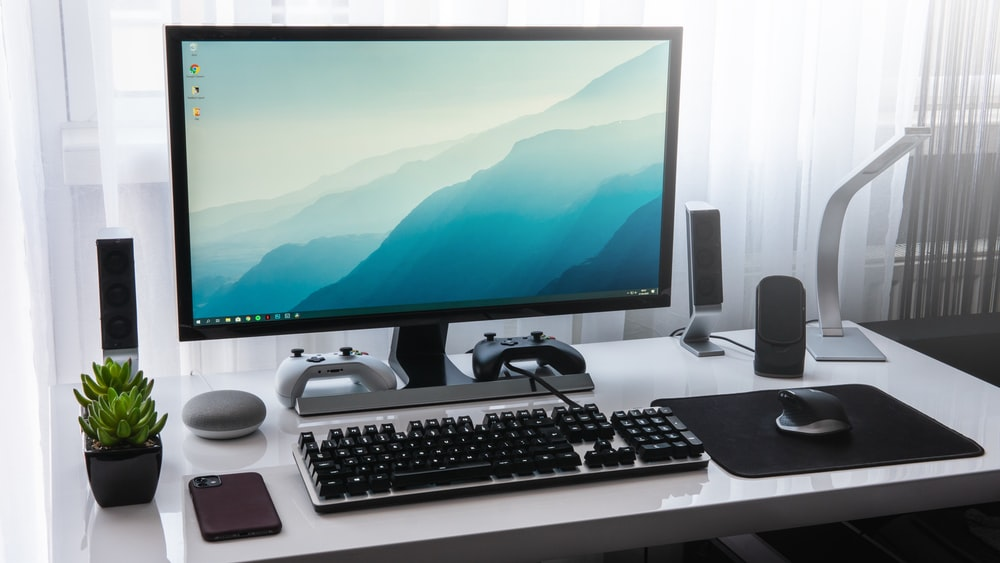
#> input picture Reema Jaleel/Data Science/f.jpeg, 1000 x 563 px
$ jupyter execute 'Exercise 5.ipynb'   (shell and % lines are left out)
#> lines starting #> are read from the running program, lines starting #| are printed output that depends on the picture
[cell 1]
#Matrix Transformation
# 1) Rotation

from PIL import Image
import numpy as np
from scipy import ndimage
from matplotlib import pyplot as plt

a=Image.open('f.jpeg')
#> a is the input picture: PIL image 1000x563 RGB; mean R, G, B 141.6, 153.7, 156.9
b=np.array(a)
c=ndimage.rotate(b,45,cval=110)
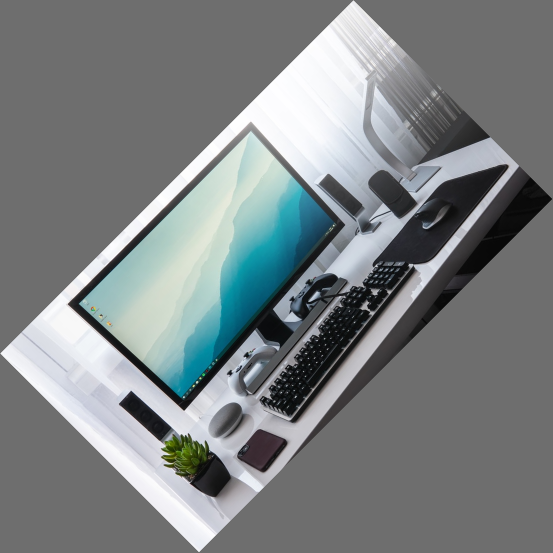
#> c: shape (1105, 1105, 3) (shown at 1/2 size); mean R, G, B 124.5, 130.1, 131.6
d=Image.fromarray(c)
d.save('image1.jpg')
plt.imshow(d)

[cell 2]
# 2) Scaling

from PIL import Image
import numpy as np
from scipy import ndimage
from matplotlib import pyplot as plt

a=Image.open('f.jpeg')
b=np.array(a)
c=ndimage.zoom(b,(.5,1,1))
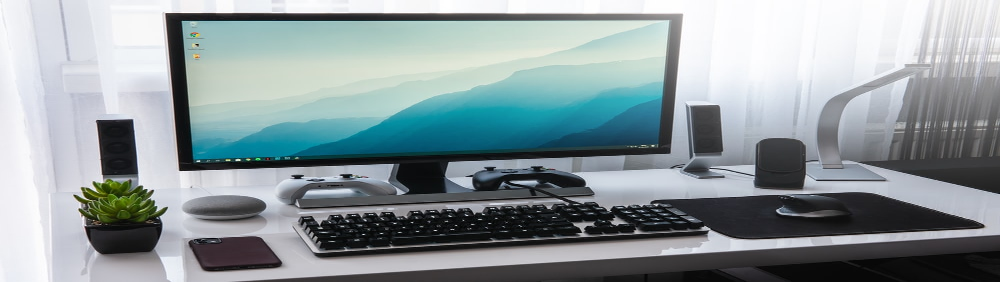
#> c: shape (282, 1000, 3); mean R, G, B 141.6, 153.6, 156.9
d=Image.fromarray(c)
d.save('image2.jpg')
plt.imshow(d)

[cell 3]
# 3) Shearing
#Shear x on y

from PIL import Image
import numpy as np
from scipy import ndimage
from matplotlib import pyplot as plt

a=Image.open('f.jpeg')
b=np.array(a)
h,w,c=b.shape
#> h = 563; w = 1000; c = 3
d=np.array([[1,0,0],[.5,1,0],[0,0,1]])
e=ndimage.affine_transform(b,d)
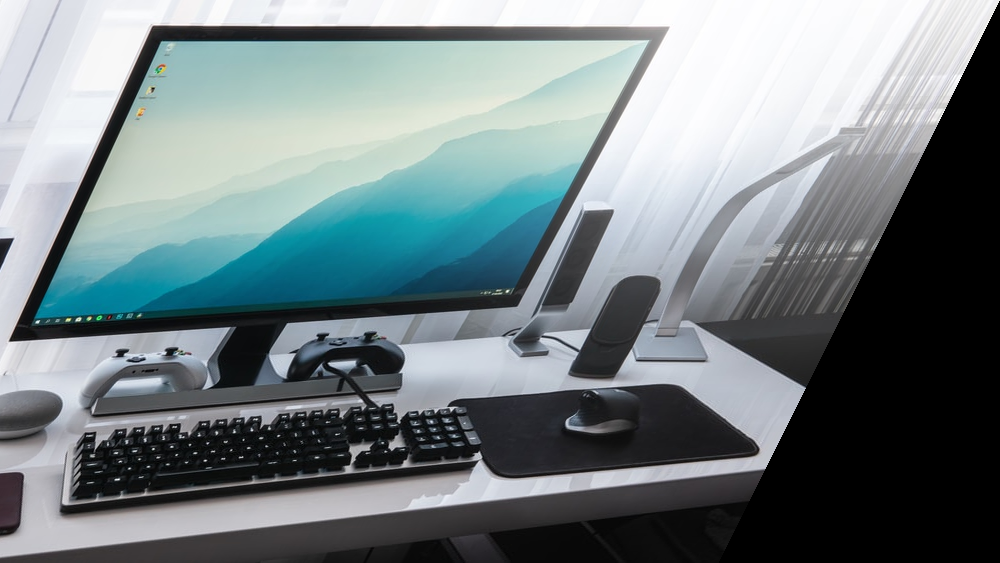
#> e: shape (563, 1000, 3); mean R, G, B 116.9, 128.8, 131.8
f=Image.fromarray(e)
f.save('image3.jpg')
plt.imshow(f)

[cell 4]
# 3) Shearing
#Shear y on x

from PIL import Image
import numpy as np
from scipy import ndimage
from matplotlib import pyplot as plt

a=Image.open('f.jpeg')
b=np.array(a)
h,w,c=b.shape
d=np.array([[1,.5,0],[0,1,0],[0,0,1]])
e=ndimage.affine_transform(b,d)
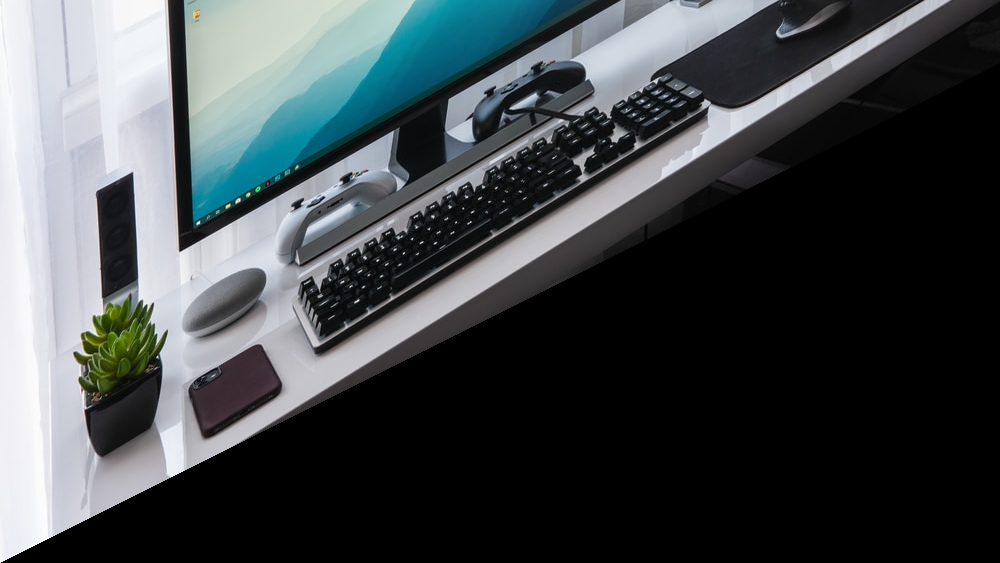
#> e: shape (563, 1000, 3); mean R, G, B 67.3, 73, 75.4
f=Image.fromarray(e)
f.save('image4.jpg')
plt.imshow(f)

[cell 5]
# 3) Shearing
#Shear y on x and x on y


from PIL import Image
import numpy as np
from scipy import ndimage
from matplotlib import pyplot as plt

a=Image.open('f.jpeg')
b=np.array(a)
h,w,c=b.shape
d=np.array([[1,.5,0],[.5,1,0],[0,0,1]])
e=ndimage.affine_transform(b,d)
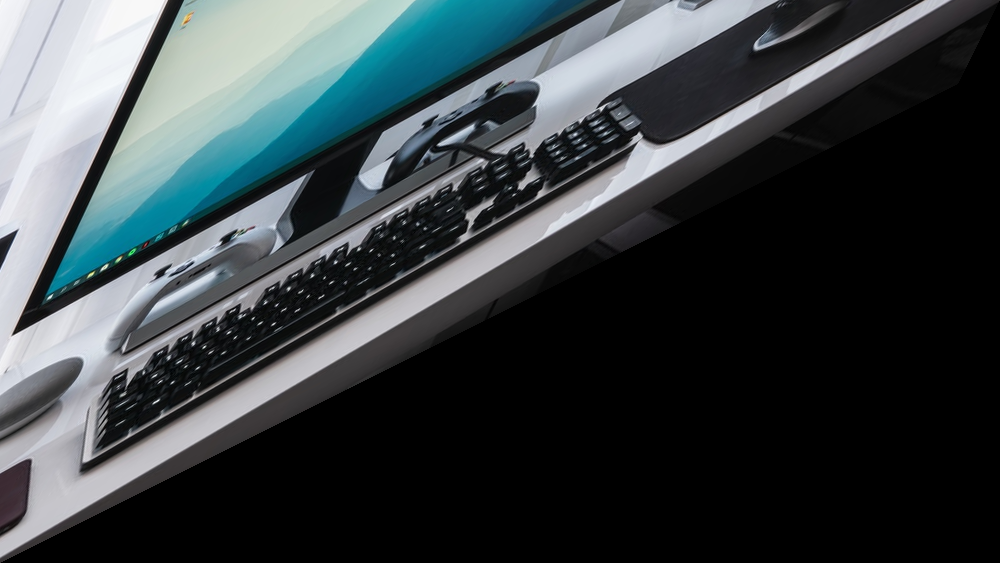
#> e: shape (563, 1000, 3); mean R, G, B 56.8, 64.3, 66.9
f=Image.fromarray(e)
f.save('image5.jpg')
plt.imshow(f)
